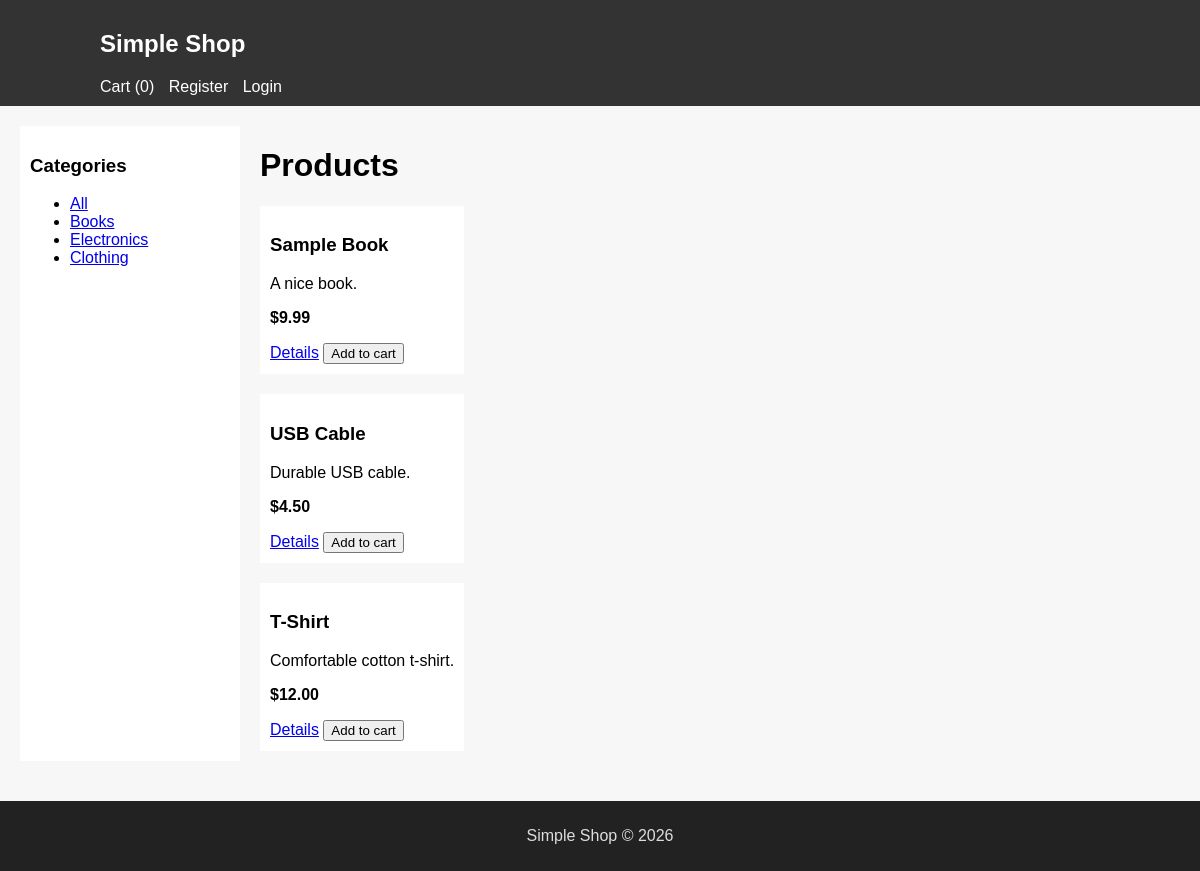
The page / on the database its author committed.
### tables this page shows
CREATE TABLE `product_categories` (
  `id` INT AUTO_INCREMENT PRIMARY KEY,
  `name` VARCHAR(100) NOT NULL
);

CREATE TABLE `product` (
  `id` INT AUTO_INCREMENT PRIMARY KEY,
  `name` VARCHAR(255) NOT NULL,
  `description` TEXT,
  `price` DECIMAL(10,2) NOT NULL DEFAULT 0.00,
  `category_id` INT DEFAULT NULL,
  `image` VARCHAR(255) DEFAULT NULL,
  FOREIGN KEY (category_id) REFERENCES product_categories(id) ON DELETE SET NULL
);

### includes/functions.php (called while the page is built, shortened)
<?php
function cart_count() {
    if (!isset($_SESSION['cart'])) return 0;
    return array_sum($_SESSION['cart']);
}
?>

### public/index.php (the view, shortened to what this page needs)
<?php
require_once __DIR__ . '/../includes/functions.php';
$pdo = $GLOBALS['pdo'];
$cats = $pdo->query('SELECT * FROM product_categories')->fetchAll();
$cat_id = isset($_GET['cat']) ? (int)$_GET['cat'] : null;
if ($cat_id) {
    $stmt = $pdo->prepare('SELECT * FROM product WHERE category_id = ?');
    $stmt->execute([$cat_id]);
    $products = $stmt->fetchAll();
} else {
    $products = $pdo->query('SELECT * FROM product')->fetchAll();
}
?>
<!doctype html>
<html>
<head>
  <link rel="stylesheet" href="/assets/style.css">
</head>
<body>
<?php include __DIR__ . '/../includes/header.php'; ?>
<div class="container">
  <aside class="sidebar">
    <h3>Categories</h3>
    <ul>
      <li><a href="/">All</a></li>
      <?php foreach ($cats as $c): ?>
        <li><a href="/?cat=<?=$c['id']?>"><?=htmlspecialchars($c['name'])?></a></li>
      <?php endforeach; ?>
    </ul>
  </aside>
  <main>
    <h1>Products</h1>
    <div class="products">
      <?php foreach ($products as $p): ?>
        <div class="product">
          <h3><?=htmlspecialchars($p['name'])?></h3>
          <p><?=htmlspecialchars($p['description'])?></p>
          <p><strong>$<?=number_format($p['price'],2)?></strong></p>
          <a href="/product.php?id=<?=$p['id']?>">Details</a>
          <form method="post" action="/cart.php" style="display:inline">
            <button type="submit">Add to cart</button>
          </form>
        </div>
      <?php endforeach; ?>
    </div>
  </main>
</div>
<?php include __DIR__ . '/../includes/footer.php'; ?>
</body>
</html>

### includes/header.php
<?php
require_once __DIR__ . '/functions.php';
$u = null; if (is_logged_in()) $u = current_user($pdo);
?>
<header class="site-header">
  <div class="inner">
    <h2><a href="/">Simple Shop</a></h2>
    <nav>
      <a href="/cart.php">Cart (<?=cart_count()?>)</a>
      <?php if ($u): ?>
        <a href="/orders.php">Orders</a>
        <span><?=htmlspecialchars($u['email'])?></span>
        <a href="/logout.php">Logout</a>
      <?php else: ?>
        <a href="/register.php">Register</a>
        <a href="/login.php">Login</a>
      <?php endif; ?>
    </nav>
  </div>
</header>

### includes/footer.php
<footer class="site-footer">
    <div class="inner">
        <p>Simple Shop &copy; <?=date('Y')?></p>
    </div>
</footer>

### public/assets/style.css (style rules this page uses)
body { font-family:Arial,Helvetica,sans-serif;margin:0;padding:0;background:#f7f7f7 }
.site-header { background:#333;color:#fff;padding:10px }
.site-header a { color:#fff;margin-right:10px;text-decoration:none }
.container { display:flex;gap:20px;padding:20px }
.sidebar { width:200px;background:#fff;padding:10px }
.product { background:#fff;padding:10px;margin-bottom:10px }
.products { display:grid;grid-template-columns:repeat(auto-fill,minmax(200px,1fr));gap:10px }
.site-footer { background:#222;color:#ddd;padding:10px;text-align:center;margin-top:20px }
.inner { max-width:1000px;margin:0 auto }

### rows shown on the page
product_categories: name "Books"
product_categories: name "Electronics"
product_categories: name "Clothing"
product: name "Sample Book", description "A nice book.", price "9.99"
product: name "USB Cable", description "Durable USB cable.", price "4.50"
product: name "T-Shirt", description "Comfortable cotton t-shirt.", price "12.00"

### other values the page prints
cart_count() "0"
